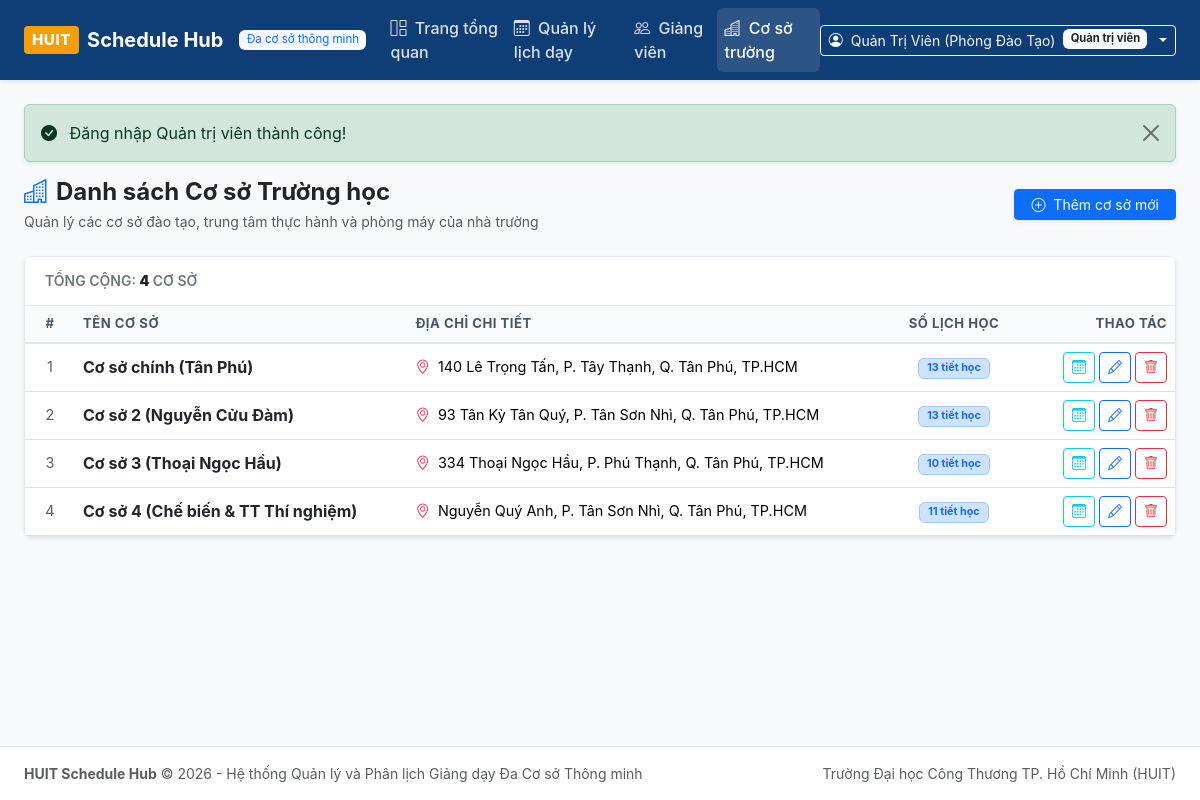
The page /?action=branches (signed in) on the database its author committed.
### tables this page shows
CREATE TABLE `branches` (
  `id` int NOT NULL AUTO_INCREMENT,
  `branch_name` varchar(255) NOT NULL,
  `address` varchar(255) NOT NULL,
  `created_at` timestamp NULL DEFAULT CURRENT_TIMESTAMP,
  PRIMARY KEY (`id`)
);

### src/Controllers/BranchController.php (called while the page is built, shortened)
<?php
class BranchController {
    public function index(): void {
        $branches = Branch::all();
        require_once __DIR__ . '/../../views/branches/index.php';
    }
}

### src/Models/Branch.php (called while the page is built, shortened)
<?php
class Branch {
    public static function all(): array {
        $pdo = Database::getConnection();
        $stmt = $pdo->query("SELECT b.*, COUNT(s.id) AS schedule_count
                             FROM branches b
                             LEFT JOIN schedules s ON b.id = s.branch_id
                             GROUP BY b.id
                             ORDER BY b.id ASC");
        return $stmt->fetchAll();
    }
}

### views/branches/index.php (the view, shortened to what this page needs)
<?php
require_once __DIR__ . '/../layouts/header.php';
?>
<div class="d-flex flex-column flex-md-row justify-content-between align-items-md-center gap-3 mb-4">
    <div>
        <h4 class="fw-bold mb-1 text-dark">
            <i class="bi bi-buildings text-primary me-2"></i>Danh sách Cơ sở Trường học
        </h4>
        <p class="text-muted small mb-0">Quản lý các cơ sở đào tạo, trung tâm thực hành và phòng máy của nhà trường</p>
    </div>
    <div>
        <a href="?action=branch_create" class="btn btn-primary btn-sm px-3 shadow-sm">
            <i class="bi bi-plus-circle me-1"></i> Thêm cơ sở mới
        </a>
    </div>
</div>
<div class="card shadow-sm">
    <div class="card-header bg-white d-flex justify-content-between align-items-center">
        <span class="fw-semibold text-secondary small text-uppercase">
            Tổng cộng: <strong class="text-dark"><?= count($branches) ?></strong> cơ sở
        </span>
    </div>
    <div class="card-body p-0 table-responsive">
        <table class="table table-hover align-middle mb-0">
            <thead class="table-light">
                <tr>
                    <th style="width: 50px;" class="text-center">#</th>
                    <th>Tên Cơ sở</th>
                    <th>Địa chỉ chi tiết</th>
                    <th class="text-center">Số lịch học</th>
                    <th style="width: 160px;" class="text-end">Thao tác</th>
                </tr>
            </thead>
            <tbody>
                <?php if (empty($branches)): ?>
                    <tr>
                        <td colspan="5" class="text-center py-4 text-muted">
                            <i class="bi bi-buildings fs-3 d-block mb-1"></i>
                            Chưa có dữ liệu cơ sở trường học nào.
                        </td>
                    </tr>
                <?php else: ?>
                    <?php foreach ($branches as $idx => $b): ?>
                        <tr>
                            <td class="text-center text-muted small"><?= $idx + 1 ?></td>
                            <td>
                                <strong class="text-dark fs-6 d-block"><?= htmlspecialchars($b['branch_name']) ?></strong>
                            </td>
                            <td>
                                <i class="bi bi-geo-alt text-danger me-1"></i>
                                <?= htmlspecialchars($b['address']) ?>
                            </td>
                            <td class="text-center">
                                <span class="badge bg-primary-subtle text-primary border border-primary-subtle px-2 py-1">
                                    <?= $b['schedule_count'] ?? 0 ?> tiết học
                                </span>
                            </td>
                            <td class="text-end">
                                <a href="?action=branch_view&id=<?= $b['id'] ?>" class="btn btn-outline-info btn-sm py-1 px-2" title="Xem thời khóa biểu cơ sở">
                                    <i class="bi bi-calendar3"></i>
                                </a>
                                <a href="?action=branch_edit&id=<?= $b['id'] ?>" class="btn btn-outline-primary btn-sm py-1 px-2" title="Chỉnh sửa">
                                    <i class="bi bi-pencil"></i>
                                </a>
                                <form action="?action=branch_delete" method="POST" class="d-inline" onsubmit="return confirm('Bạn có chắc chắn muốn xóa cơ sở này? Toàn bộ lịch dạy tại cơ sở này sẽ bị xóa!');">
                                    <button type="submit" class="btn btn-outline-danger btn-sm py-1 px-2" title="Xóa">
                                        <i class="bi bi-trash"></i>
                                    </button>
                                </form>
                            </td>
                        </tr>
                    <?php endforeach; ?>
                <?php endif; ?>
            </tbody>
        </table>
    </div>
</div>
<?php require_once __DIR__ . '/../layouts/footer.php'; ?>

### public/css/style.css (style rules this page uses)
:root { --huit-primary: #0f3d75; --huit-primary-hover: #0b2e59; --huit-accent: #0284c7; --huit-bg: #f8fafc; --huit-card-bg: #ffffff; --huit-border: #e2e8f0; --huit-text-main: #1e293b; --huit-text-muted: #64748b; }
body { background-color: var(--huit-bg); color: var(--huit-text-main); font-family: -apple-system, BlinkMacSystemFont, "Segoe UI", Roboto, "Helvetica Neue", Arial, sans-serif; min-height: 100vh; display: flex; flex-direction: column; }
.card { background-color: var(--huit-card-bg); border: 1px solid var(--huit-border); border-radius: 8px; box-shadow: 0 1px 3px rgba(0, 0, 0, 0.04); }
.card-header { background-color: #ffffff; border-bottom: 1px solid var(--huit-border); padding: 0.85rem 1.25rem; font-weight: 600; }
.table th { font-size: 0.82rem; text-transform: uppercase; letter-spacing: 0.5px; background-color: #f8fafc; color: #475569; border-bottom: 2px solid var(--huit-border); }
.table td { vertical-align: middle; font-size: 0.9rem; }

### rows shown on the page
branches: branch_name "Cơ sở chính (Tân Phú)", address "140 Lê Trọng Tấn, P. Tây Thạnh, Q. Tân Phú, TP.HCM", schedule_count "13"
branches: branch_name "Cơ sở 2 (Nguyễn Cửu Đàm)", address "93 Tân Kỳ Tân Quý, P. Tân Sơn Nhì, Q. Tân Phú, TP.HCM", schedule_count "13"
branches: branch_name "Cơ sở 3 (Thoại Ngọc Hầu)", address "334 Thoại Ngọc Hầu, P. Phú Thạnh, Q. Tân Phú, TP.HCM", schedule_count "10"
branches: branch_name "Cơ sở 4 (Chế biến & TT Thí nghiệm)", address "Nguyễn Quý Anh, P. Tân Sơn Nhì, Q. Tân Phú, TP.HCM", schedule_count "11"

### other values the page prints
$currentUser['name'] "Quản Trị Viên (Phòng Đào Tạo)"
$_SESSION['flash_success'] "Đăng nhập Quản trị viên thành công!"
count($branches) "4"
